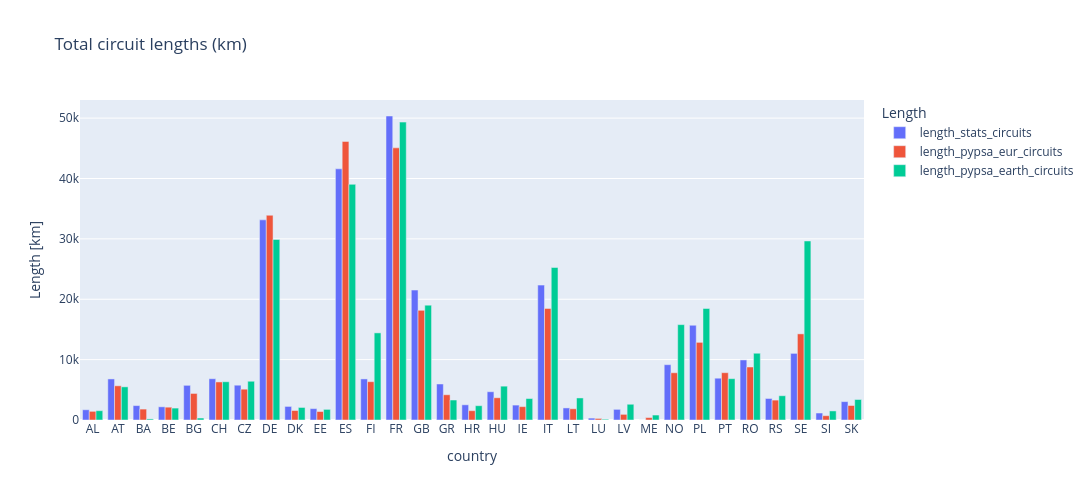

Write notebook code for a chart like this one.
### Code cell
# Bar chart of the circuit line lengths in the networks and the statistics for each country on the x-axis
# All four length columns on the y-axis
# Using plotly

fig = px.bar(df_lines_length, x = df_lines_length.index, y = ["length_stats_circuits", "length_pypsa_eur_circuits", "length_pypsa_earth_circuits"],
                title = "Total circuit lengths (km)",
                labels = {"value": "Length [km]", "variable": "Length"},
                barmode = "group")

# make both subplots square 
fig.update_layout(width = 2000, height = 500)

fig.write_html("output/barchart_compare_circuits_lengths.html")
fig.show()

### Figure 1 — Plotly figure (JSON) as saved in the notebook; plotly's stock layout.template omitted (floating-point values rounded to 4 significant figures)
{"data": [{"alignmentgroup": "True", "hovertemplate": "Length=length_stats_circuits<br>country=%{x}<br>Length [km]=%{y}<extra></extra>", "legendgroup": "length_stats_circuits", "marker": {"color": "#636efa", "pattern": {"shape": ""}}, "name": "length_stats_circuits", "offsetgroup": "length_stats_circuits", "orientation": "v", "showlegend": true, "textposition": "auto", "type": "bar", "x": ["AL", "AT", "BA", "BE", "BG", "CH", "CZ", "DE", "DK", "EE", "ES", "FI", "FR", "GB", "GR", "HR", "HU", "IE", "IT", "LT", "LU", "LV", "ME", "NO", "PL", "PT", "RO", "RS", "SE", "SI", "SK"], "xaxis": "x", "y": [1696.0, 6801, 2386.0, 2185.0, 5742, 6835, 5764, 33150.0, 2249.0, 1886, 41600.0, 6803, 50350.0, 21520, 5964.0, 2517.0, 4683, 2470.0, 22341, 1999, 314, 1764.0, 0, 9163.0, 15694, 6923.0, 9947.0, 3565.0, 11035, 1156.0, 3045.0], "yaxis": "y"}, {"alignmentgroup": "True", "hovertemplate": "Length=length_pypsa_eur_circuits<br>country=%{x}<br>Length [km]=%{y}<extra></extra>", "legendgroup": "length_pypsa_eur_circuits", "marker": {"color": "#EF553B", "pattern": {"shape": ""}}, "name": "length_pypsa_eur_circuits", "offsetgroup": "length_pypsa_eur_circuits", "orientation": "v", "showlegend": true, "textposition": "auto", "type": "bar", "x": ["AL", "AT", "BA", "BE", "BG", "CH", "CZ", "DE", "DK", "EE", "ES", "FI", "FR", "GB", "GR", "HR", "HU", "IE", "IT", "LT", "LU", "LV", "ME", "NO", "PL", "PT", "RO", "RS", "SE", "SI", "SK"], "xaxis": "x", "y": [1436.0, 5664.0, 1809.0, 2123.0, 4397.0, 6304.0, 5105.0, 33910.0, 1569.0, 1405.0, 46140.0, 6347.0, 45080.0, 18170.0, 4180.0, 1543.0, 3684.0, 2215.0, 18470.0, 1860.0, 258.0, 935.0, 402.5, 7826.0, 12860.0, 7835.0, 8777.0, 3297.0, 14270.0, 711.4, 2401.0], "yaxis": "y"}, {"alignmentgroup": "True", "hovertemplate": "Length=length_pypsa_earth_circuits<br>country=%{x}<br>Length [km]=%{y}<extra></extra>", "legendgroup": "length_pypsa_earth_circuits", "marker": {"color": "#00cc96", "pattern": {"shape": ""}}, "name": "length_pypsa_earth_circuits", "offsetgroup": "length_pypsa_earth_circuits", "orientation": "v", "showlegend": true, "textposition": "auto", "type": "bar", "x": ["AL", "AT", "BA", "BE", "BG", "CH", "CZ", "DE", "DK", "EE", "ES", "FI", "FR", "GB", "GR", "HR", "HU", "IE", "IT", "LT", "LU", "LV", "ME", "NO", "PL", "PT", "RO", "RS", "SE", "SI", "SK"], "xaxis": "x", "y": [1542.0, 5493.0, 180.2, 1973.0, 325.5, 6338.0, 6418.0, 29910.0, 2077.0, 1759.0, 39040.0, 14430.0, 49340.0, 19010.0, 3309.0, 2368.0, 5604.0, 3554.0, 25260.0, 3653.0, 125.4, 2608.0, 820.9, 15800.0, 18470.0, 6845.0, 11060.0, 4020.0, 29650.0, 1505.0, 3395.0], "yaxis": "y"}], "layout": {"barmode": "group", "height": 500, "legend": {"title": {"text": "Length"}, "tracegroupgap": 0}, "title": {"text": "Total circuit lengths (km)"}, "width": 2000, "xaxis": {"anchor": "y", "domain": [0, 1], "title": {"text": "country"}}, "yaxis": {"anchor": "x", "domain": [0, 1], "title": {"text": "Length [km]"}}}}
